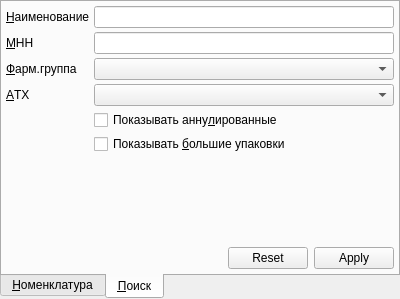
<?xml version="1.0" encoding="UTF-8"?>
<ui version="4.0">
 <class>RLSComboBoxPopup</class>
 <widget class="QWidget" name="RLSComboBoxPopup">
  <property name="geometry">
   <rect>
    <x>0</x>
    <y>0</y>
    <width>400</width>
    <height>299</height>
   </rect>
  </property>
  <property name="windowTitle">
   <string>Form</string>
  </property>
  <layout class="QGridLayout">
   <property name="margin">
    <number>0</number>
   </property>
   <property name="spacing">
    <number>0</number>
   </property>
   <item row="0" column="0">
    <widget class="QTabWidget" name="tabWidget">
     <property name="tabPosition">
      <enum>QTabWidget::South</enum>
     </property>
     <property name="tabShape">
      <enum>QTabWidget::Rounded</enum>
     </property>
     <property name="currentIndex">
      <number>1</number>
     </property>
     <widget class="QWidget" name="tabRLS">
      <attribute name="title">
       <string>&amp;Номенклатура</string>
      </attribute>
      <layout class="QVBoxLayout">
       <property name="spacing">
        <number>4</number>
       </property>
       <property name="margin">
        <number>4</number>
       </property>
       <item>
        <widget class="CTableView" name="tblRLS"/>
       </item>
      </layout>
     </widget>
     <widget class="QWidget" name="tabSearch">
      <attribute name="title">
       <string>&amp;Поиск</string>
      </attribute>
      <layout class="QGridLayout">
       <property name="margin">
        <number>4</number>
       </property>
       <property name="spacing">
        <number>4</number>
       </property>
       <item row="0" column="0">
        <widget class="QLabel" name="lblTradeName">
         <property name="sizePolicy">
          <sizepolicy hsizetype="Fixed" vsizetype="Preferred">
           <horstretch>0</horstretch>
           <verstretch>0</verstretch>
          </sizepolicy>
         </property>
         <property name="text">
          <string>&amp;Наименование</string>
         </property>
         <property name="buddy">
          <cstring>edtTradeName</cstring>
         </property>
        </widget>
       </item>
       <item row="0" column="1" colspan="2">
        <widget class="QLineEdit" name="edtTradeName"/>
       </item>
       <item row="1" column="0">
        <widget class="QLabel" name="lblINN">
         <property name="sizePolicy">
          <sizepolicy hsizetype="Fixed" vsizetype="Preferred">
           <horstretch>0</horstretch>
           <verstretch>0</verstretch>
          </sizepolicy>
         </property>
         <property name="text">
          <string>&amp;МНН</string>
         </property>
         <property name="buddy">
          <cstring>edtINN</cstring>
         </property>
        </widget>
       </item>
       <item row="1" column="1" colspan="2">
        <widget class="QLineEdit" name="edtINN"/>
       </item>
       <item row="2" column="0">
        <widget class="QLabel" name="lblPharmGroup">
         <property name="sizePolicy">
          <sizepolicy hsizetype="Fixed" vsizetype="Preferred">
           <horstretch>0</horstretch>
           <verstretch>0</verstretch>
          </sizepolicy>
         </property>
         <property name="text">
          <string>&amp;Фарм.группа</string>
         </property>
         <property name="buddy">
          <cstring>cmbPharmGroup</cstring>
         </property>
        </widget>
       </item>
       <item row="2" column="1" colspan="2">
        <widget class="CPharmGroupComboBox" name="cmbPharmGroup"/>
       </item>
       <item row="3" column="0">
        <widget class="QLabel" name="lblATC">
         <property name="sizePolicy">
          <sizepolicy hsizetype="Fixed" vsizetype="Preferred">
           <horstretch>0</horstretch>
           <verstretch>0</verstretch>
          </sizepolicy>
         </property>
         <property name="text">
          <string>&amp;АТХ</string>
         </property>
         <property name="buddy">
          <cstring>cmbATC</cstring>
         </property>
        </widget>
       </item>
       <item row="3" column="1" colspan="2">
        <widget class="CATCComboBox" name="cmbATC"/>
       </item>
       <item row="6" column="0">
        <spacer>
         <property name="orientation">
          <enum>Qt::Vertical</enum>
         </property>
         <property name="sizeHint" stdset="0">
          <size>
           <width>20</width>
           <height>141</height>
          </size>
         </property>
        </spacer>
       </item>
       <item row="7" column="0" colspan="2">
        <spacer>
         <property name="orientation">
          <enum>Qt::Horizontal</enum>
         </property>
         <property name="sizeHint" stdset="0">
          <size>
           <width>231</width>
           <height>20</height>
          </size>
         </property>
        </spacer>
       </item>
       <item row="7" column="2">
        <widget class="QDialogButtonBox" name="buttonBox">
         <property name="sizePolicy">
          <sizepolicy hsizetype="Fixed" vsizetype="Fixed">
           <horstretch>0</horstretch>
           <verstretch>0</verstretch>
          </sizepolicy>
         </property>
         <property name="orientation">
          <enum>Qt::Horizontal</enum>
         </property>
         <property name="standardButtons">
          <set>QDialogButtonBox::Apply|QDialogButtonBox::Reset</set>
         </property>
         <property name="centerButtons">
          <bool>false</bool>
         </property>
        </widget>
       </item>
       <item row="4" column="1" colspan="2">
        <widget class="QCheckBox" name="chkShowAnnulated">
         <property name="text">
          <string>Показывать анну&amp;лированные</string>
         </property>
        </widget>
       </item>
       <item row="5" column="1" colspan="2">
        <widget class="QCheckBox" name="chkShowDisabled">
         <property name="text">
          <string>Показывать &amp;большие упаковки</string>
         </property>
        </widget>
       </item>
      </layout>
     </widget>
    </widget>
   </item>
  </layout>
 </widget>
 <customwidgets>
  <customwidget>
   <class>CTableView</class>
   <extends>QTableView</extends>
   <header>library/TableView.h</header>
  </customwidget>
  <customwidget>
   <class>CATCComboBox</class>
   <extends>QComboBox</extends>
   <header>library/RLS/ATCComboBox.h</header>
  </customwidget>
  <customwidget>
   <class>CPharmGroupComboBox</class>
   <extends>QComboBox</extends>
   <header>library/RLS/PharmGroupComboBox.h</header>
  </customwidget>
 </customwidgets>
 <tabstops>
  <tabstop>tabWidget</tabstop>
  <tabstop>tblRLS</tabstop>
  <tabstop>edtTradeName</tabstop>
  <tabstop>edtINN</tabstop>
  <tabstop>cmbPharmGroup</tabstop>
  <tabstop>cmbATC</tabstop>
  <tabstop>chkShowAnnulated</tabstop>
  <tabstop>chkShowDisabled</tabstop>
  <tabstop>buttonBox</tabstop>
 </tabstops>
 <resources/>
 <connections/>
</ui>
